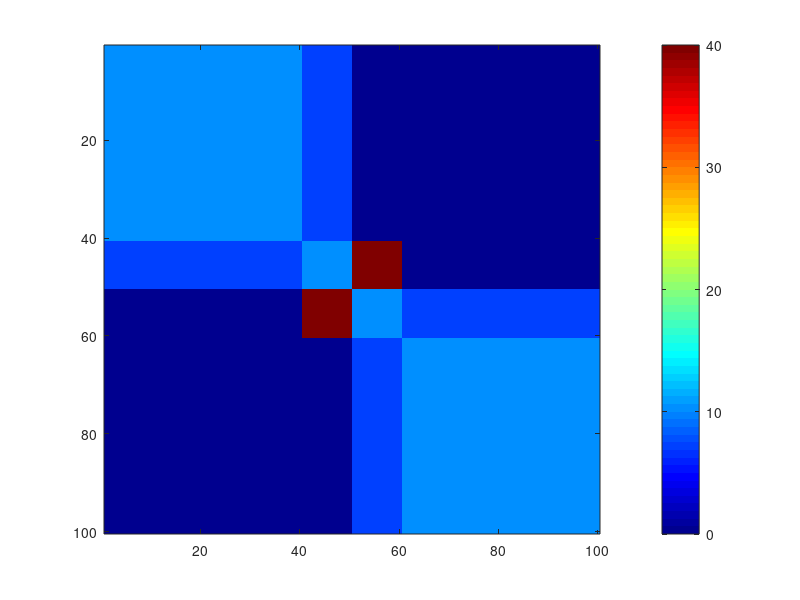

The MATLAB source for this figure: (Note: this script raises an error after producing the figure.)
m  = 40;
n = 10;
p = 10;
q = 40;

a = 10;
b = 7; 
c = 0;
d = 0;
f = 40;

A = a * ones(m,m);
B = b * ones(m,n);
C = c * ones(m,p);
D = d * ones(m,q);
E = a * ones(n,n);
F = f * ones(n,p);
G = c * ones(n,q);
H = a * ones(p,p);
I = b * ones(p,q);
J = a * ones(q,q);

M = [A , B , C , D;
     B', E , F , G;
     C', F', H , I;
     D', G', I', J];

figure()
    imagesc(M)
    colormap('jet')
    colorbar

[idx_history, q_history] = hierarchical_partition_with_fiedler_sorted(M,4);
figure()
    manual = [ones(m,1);2*ones(n+p,1);3*ones(q,1)];
    imagesc([idx_history,manual])
    colormap(distinguishable_colors(4))
figure()
    plot([q_history,girvan_newman_modularity(M,{1:40,41:60,61:100})])
    ylabel('modularity')
    xlabel('number of clusters')
    set(gca,'XTickLabels',[1,2,3,4,3])
    set(gca,'XTick',[1,2,3,4,5])

figure()
    imagesc_clusters(M,[m+n,p+q])
    colormap('jet')
figure()
    imagesc_clusters(M,[m,n,p,q])
    colormap('jet')
figure()
    imagesc_clusters(M,[m,n+p,q])
    colormap('jet')
    
%%
